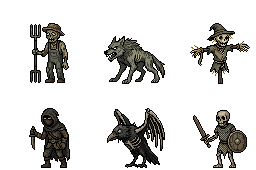
#> input picture art/source/pixellab/anim-enemies-01/00.png, 256 x 170 px, given in place of cinder-revenant.png, which was not available
$ python preview_hollow_reach.py
#> lines starting #> are read from the running program, lines starting #| are printed output that depends on the picture
#!/usr/bin/env python3
"""Contact sheet for art ticket A.17 (the Hollow Reach: backdrops, enemies, frames, region boss).

Usage (from the repo root): python3 tools/art/preview_hollow_reach.py

Writes art/preview-hollow-reach.png. Only reads curated assets; it spends no generations.
"""

from pathlib import Path

from PIL import Image, ImageDraw, ImageFont

ROOT = Path(__file__).resolve().parents[2]
ASSETS = ROOT / "apps/web/public/assets"
OUT = ROOT / "art/preview-hollow-reach.png"

INK_850 = (27, 21, 18, 255)
LABEL = (200, 186, 160, 255)
BONE_300 = (151, 140, 126, 255)

FONT = ImageFont.truetype("/usr/share/fonts/truetype/dejavu/DejaVuSans.ttf", 13)

EXISTING = ["cinder-revenant", "ash-colossus"]  # Cinderwastes enemies, for scale
NEW = ["hollow-knight", "reach-stalker", "pale-choir", "husk-titan"]


def load(rel: str) -> Image.Image:
    return Image.open(ASSETS / rel).convert("RGBA")


def scale(img: Image.Image, n: int) -> Image.Image:
    return img.resize((img.width * n, img.height * n), Image.NEAREST)


def main() -> None:
    pad, gap = 16, 24
    width = pad * 2 + 768 * 2 + gap
    sheet = Image.new("RGBA", (width, 3000), INK_850)
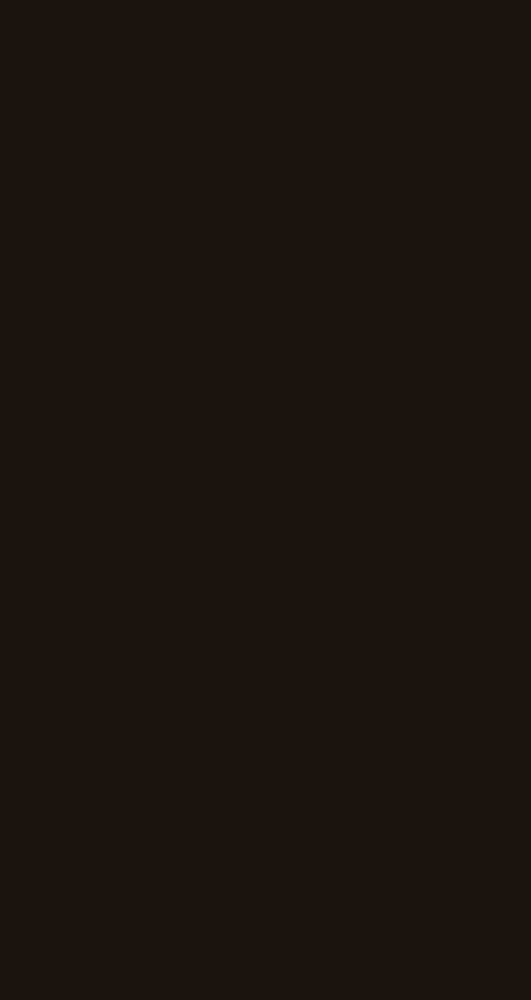
#> sheet: PIL image 1592x3000 RGBA (shown at 1/3 size); mean R, G, B, A 27, 21, 18, 255
    d = ImageDraw.Draw(sheet)
    yy = pad

    def heading(text: str) -> None:
        nonlocal yy
        d.text((pad, yy), text, font=FONT, fill=LABEL)
        yy += 22

    def enemy_row(n: int) -> None:
#> called with n = 1
        nonlocal yy
        x = pad
        for name in EXISTING + NEW:
            sheet.alpha_composite(scale(load(f"enemies/{name}.png"), n), (x, yy))
#> in load, returned value is the input picture: PIL image 256x170 RGBA; mean R, G, B, A 10.9, 10.1, 8.3, 50.4
            d.text((x, yy + 64 * n + 4), name + (" (existing)" if name in EXISTING else ""), font=FONT, fill=BONE_300)
            x += max(64 * n, 150) + gap
#> pass 2 of the loop in enemy_row, `for name in EXISTING + NEW:`:
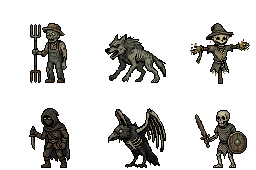
#> input picture art/source/pixellab/anim-enemies-01/01.png, 256 x 170 px, given in place of ash-colossus.png, which was not available
#> in load, returned value is the input picture: PIL image 256x170 RGBA; mean R, G, B, A 10.6, 9.9, 8.2, 50.6
#> in enemy_row, `sheet.alpha_composite(scale(load(f"enemies/{name}.png"), n), (x, yy))`:
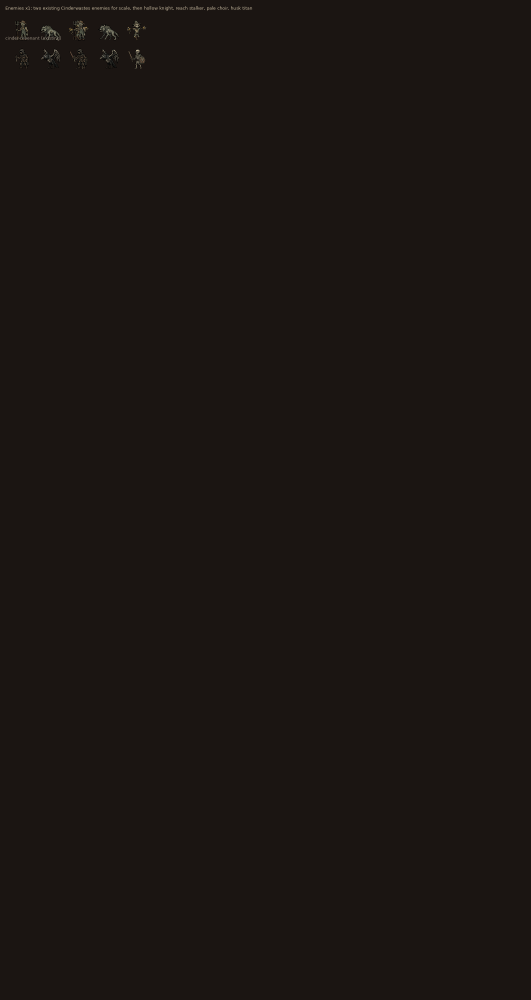
#> sheet: PIL image 1592x3000 RGBA (shown at 1/3 size); mean R, G, B, A 27.2, 21.2, 18.1, 255
        yy += 64 * n + 22 + gap

    heading("Enemies x1: two existing Cinderwastes enemies for scale, then hollow knight, reach stalker, pale choir, husk titan")
    enemy_row(1)
    heading("Enemies x2")
    enemy_row(2)

    heading("Attack frames x2 (8 frames of 82 x 64, frame 0 = the still; stored facing left)")
    for name in NEW:
        strip = load(f"enemies/{name}-attack.png")
        sheet.alpha_composite(scale(strip, 2), (pad, yy))
        d.text((pad + strip.width * 2 + 8, yy + 56), name, font=FONT, fill=BONE_300)
        yy += 128 + 8
    yy += gap

    heading("Region boss x2: Forge Tyrant (existing) | Hollow Sovereign (new, 8.2) | husk titan x2 for scale")
    sheet.alpha_composite(scale(load("enemies/forge-tyrant.png"), 2), (pad, yy))
    sheet.alpha_composite(scale(load("enemies/hollow-sovereign.png"), 2), (pad + 256 + gap, yy))
    sheet.alpha_composite(scale(load("enemies/husk-titan.png"), 2), (pad + 512 + gap * 2, yy + 128))
    yy += 256 + gap

    heading("Backdrops x2: Cinderwastes (existing) | Hollow Reach (new, 8.1)")
    sheet.alpha_composite(scale(load("areas/cinderwastes.png"), 2), (pad, yy))
    sheet.alpha_composite(scale(load("areas/hollow-reach.png"), 2), (pad + 768 + gap, yy))
    yy += 432 + gap

    heading("Backdrops x2: Cinder Depths (existing) | Hollow Depths (new, 8.2)")
    sheet.alpha_composite(scale(load("areas/cinder-depths.png"), 2), (pad, yy))
    sheet.alpha_composite(scale(load("areas/hollow-depths.png"), 2), (pad + 768 + gap, yy))
    yy += 432 + gap

    heading("Scenes x2: the Hollow Reach enemies over the Hollow Reach | the Hollow Sovereign over the Hollow Depths")
    scene = load("areas/hollow-reach.png")
    for i, name in enumerate(NEW):
        scene.alpha_composite(load(f"enemies/{name}.png"), (150 + i * 56, 140))
    sheet.alpha_composite(scale(scene, 2), (pad, yy))
    deep = load("areas/hollow-depths.png")
    deep.alpha_composite(load("enemies/hollow-sovereign.png"), (200, 84))
    sheet.alpha_composite(scale(deep, 2), (pad + 768 + gap, yy))
    yy += 432 + pad

    sheet = sheet.crop((0, 0, width, yy))
    sheet.convert("RGB").save(OUT, optimize=True)
    print(OUT.relative_to(ROOT))


if __name__ == "__main__":
#> (the run stopped early here; a loop or call above may not have finished)
